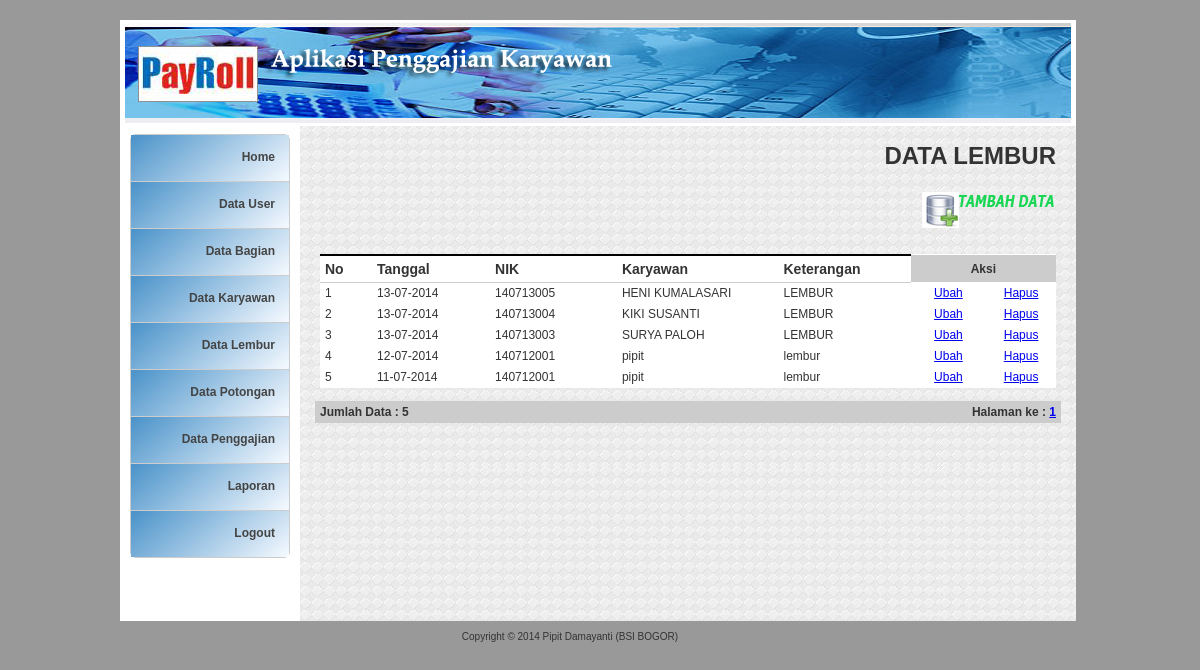
Page /?page=Lembur-Data (signed in) on the committed database.
### tables this page shows
CREATE TABLE IF NOT EXISTS `lembur` (
  `id` int(4) NOT NULL AUTO_INCREMENT,
  `nik` char(20) NOT NULL,
  `tanggal` date NOT NULL,
  `keterangan` varchar(100) NOT NULL,
  `kd_user` char(4) NOT NULL,
  PRIMARY KEY (`id`)
);

CREATE TABLE IF NOT EXISTS `karyawan` (
  `nik` char(20) NOT NULL,
  `nm_karyawan` varchar(50) NOT NULL,
  `kd_bagian` char(6) NOT NULL,
  `kelamin` varchar(10) NOT NULL,
  `gol_darah` enum('','A','B','AB','O') NOT NULL,
  `agama` varchar(20) NOT NULL,
  `alamat_tinggal` varchar(100) NOT NULL,
  `no_telepon` int(12) NOT NULL,
  `tempat_lahir` varchar(30) NOT NULL,
  `tanggal_lahir` date NOT NULL,
  `status_kawin` enum('Kawin','Belum Kawin') NOT NULL,
  `tanggal_masuk` date NOT NULL,
  PRIMARY KEY (`nik`)
);

### library/inc.library.php (called while the page is built, shortened)
<?php
function IndonesiaTgl($tanggal){
	$tgl=substr($tanggal,8,2);
	$bln=substr($tanggal,5,2);
	$thn=substr($tanggal,0,4);
	$awal="$tgl-$bln-$thn";
	return $awal;
}
?>

### lembur_data.php (the view, shortened to what this page needs)
<?php
$row = 50;
$hal = isset($_GET['hal']) ? $_GET['hal'] : 0;
$pageSql = "SELECT * FROM lembur";
$pageQry = mysql_query($pageSql, $koneksidb) or die ("error paging: ".mysql_error());
$jml	 = mysql_num_rows($pageQry);
$max	 = ceil($jml/$row);
?>
<table width="746" border="0" cellpadding="2" cellspacing="0" class="table-border">
  <tr>
    <td colspan="2" align="right"><h1><b>DATA LEMBUR </b></h1></td>
  </tr>
  <tr>
    <td colspan="2" align="right"><a href="?page=Lembur-Add" target="_self"><img src="images/ADD DATA.png" width="134" height="36" border="0" /></a></td>
  </tr>
  <tr>
    <td colspan="2">&nbsp;</td>
  </tr>
  <tr>
    <td colspan="2"><table class="table-list" width="100%" border="0" cellspacing="1" cellpadding="2">
      <tr>
        <th width="45"><b>No</b></th>
        <th width="115"><b>Tanggal</b></th>
        <th width="124">NIK </th>
        <th width="161">Karyawan </th>
        <th width="128">Keterangan</th>
        <td colspan="2" align="center" bgcolor="#CCCCCC"><b>Aksi</b><b></b></td>
        </tr>
      <?php
	$mySql 	= "SELECT lembur.*, karyawan.nik, karyawan.nm_karyawan FROM lembur
				LEFT JOIN karyawan ON lembur.nik=karyawan.nik
				ORDER BY lembur.id DESC  LIMIT $hal, $row";
	$myQry 	= mysql_query($mySql, $koneksidb)  or die ("Query  salah : ".mysql_error());
	$nomor  = 0;
	while ($kolomData = mysql_fetch_array($myQry)) {
		$nomor++;
		$Kode = $kolomData['id'];
	?>
      <tr>
        <td><?php echo $nomor; ?></td>
        <td><?php echo IndonesiaTgl($kolomData['tanggal']); ?></td>
        <td><?php echo $kolomData['nik']; ?></td>
        <td><?php echo $kolomData['nm_karyawan']; ?></td>
        <td><?php echo $kolomData['keterangan']; ?></td>
        <td width="70" align="center"><a href="?page=Lembur-Edit&Kode=<?php echo $Kode; ?>" target="_self" alt="Edit Data">Ubah</a></td>
		<td width="63" align="center"><a href="?page=Lembur-Delete&Kode=<?php echo $Kode; ?>" target="_self" alt="Delete Data" onclick="return confirm('ANDA YAKIN AKAN MENGHAPUS DATA PENTING INI ... ?')">Hapus </a></td>
      </tr>
      <?php } ?>
    </table>    </td>
  </tr>
  <tr class="selKecil">
    <td width="363" height="22" bgcolor="#CCCCCC"><strong>Jumlah Data : <?php echo $jml; ?> </strong></td>
    <td width="375" align="right" bgcolor="#CCCCCC"> <strong>Halaman ke :
      <?php
	for ($h = 1; $h <= $max; $h++) {
		$list[$h] = $row * $h - $row;
		echo " <a href='?page=Lembur-Data&hal=$list[$h]'>$h</a> ";
	}
	?>
    </strong></td>
  </tr>
</table>

### styles/style_admin.css (style rules this page uses)
.table-list { clear: both; text-align: left; border-collapse: collapse; margin: 0px 0px 10px 0px; background:#fff; }
.table-list th { color: #333; font-size: 14px; font-weight: 700; margin: 2px 2px 2px 2px; padding: 5px 5px; background: url(../images/feed-title-white.jpg) repeat-x top #fff; border-bottom: 1px solid #CCC; border-top: 2px solid #000000; }
.table-list td { color: #333; font-size:12px; border-color: #fff; border-collapse: collapse; vertical-align: center; padding: 3px 5px; border-bottom:1px #CCCCCC solid; }
.table-print td { color: #333; font-size:12px; border-color: #fff; border-collapse: collapse; vertical-align: center; padding: 3px 5px; }
.selKecil { color: #333; font-size:12px; border-color: #fff; border-collapse: collapse; vertical-align: center; padding: 3px 5px; border-bottom:1px #CCCCCC solid; }

### index.php (style rules this page uses)
body,td,th { font-family: Arial; }

### rows in the picture
lembur: tanggal "13-07-2014", karyawan.nik "140713005", karyawan.nm_karyawan "HENI KUMALASARI", keterangan "LEMBUR"
lembur: tanggal "13-07-2014", karyawan.nik "140713004", karyawan.nm_karyawan "KIKI SUSANTI", keterangan "LEMBUR"
lembur: tanggal "13-07-2014", karyawan.nik "140713003", karyawan.nm_karyawan "SURYA PALOH", keterangan "LEMBUR"
lembur: tanggal "12-07-2014", karyawan.nik "140712001", karyawan.nm_karyawan "pipit", keterangan "lembur"
lembur: tanggal "11-07-2014", karyawan.nik "140712001", karyawan.nm_karyawan "pipit", keterangan "lembur"

### other values in the picture
$jml "5"
